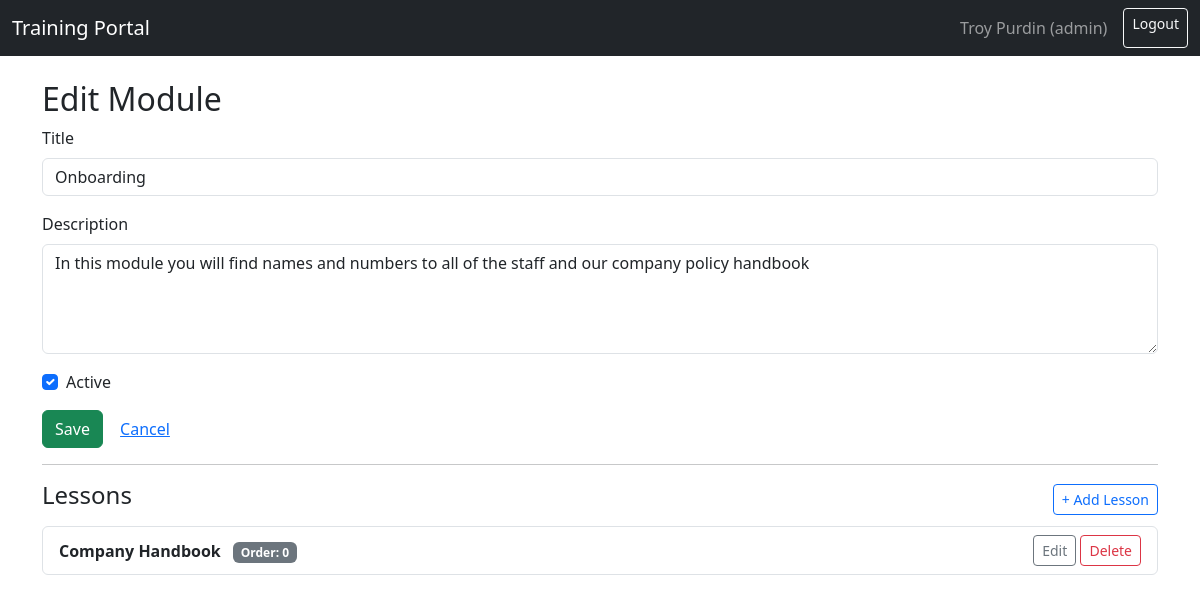
/admin/module/1/edit (signed in), run on the app's committed database.
### app.py (models this page shows, shortened)
class User(db.Model):
    id = db.Column(db.Integer, primary_key=True)
    name = db.Column(db.String(120), nullable=False)
    email = db.Column(db.String(255), unique=True, nullable=False)
    password_hash = db.Column(db.String(255), nullable=False)
    role = db.Column(db.String(20), default="trainee")  # 'admin' or 'trainee'

class TrainingModule(db.Model):
    id = db.Column(db.Integer, primary_key=True)
    title = db.Column(db.String(255), nullable=False)
    description = db.Column(db.Text)
    is_active = db.Column(db.Boolean, default=True)
    lessons = db.relationship(
        "Lesson",
        backref="module",
        lazy=True,
        order_by="Lesson.sort_order"
    )

class Lesson(db.Model):
    id = db.Column(db.Integer, primary_key=True)
    module_id = db.Column(db.Integer, db.ForeignKey("training_module.id"), nullable=False)
    title = db.Column(db.String(255), nullable=False)
    content = db.Column(db.Text)
    sort_order = db.Column(db.Integer, default=0)

### app.py (the view, shortened to what this page needs)
@app.route("/admin/module/<int:module_id>/edit", methods=["GET", "POST"])
@admin_required
def edit_module(module_id):
    module = TrainingModule.query.get_or_404(module_id)
    return render_template("module_form.html", module=module)

### app.py (called while the page is built)
def current_user():
    uid = session.get("user_id")
    if not uid:
        return None
    return User.query.get(uid)

@app.context_processor
def inject_current_user():
    return {"current_user": current_user}

def admin_required(f):
    @wraps(f)
    def decorated(*args, **kwargs):
        user = current_user()
        if not user or user.role != "admin":
            flash("Admin access required.", "danger")
            return redirect(url_for("dashboard"))
        return f(*args, **kwargs)
    return decorated

### templates/module_form.html
{% extends "base.html" %}
{% block content %}
<h2>{{ "Edit Module" if module else "New Module" }}</h2>
<form method="post">
  <div class="mb-3">
    <label class="form-label">Title</label>
    <input name="title" type="text" class="form-control"
           value="{{ module.title if module else '' }}" required>
  </div>
  <div class="mb-3">
    <label class="form-label">Description</label>
    <textarea name="description" class="form-control" rows="4">{{ module.description if module else '' }}</textarea>
  </div>
  {% if module %}
    <div class="form-check mb-3">
      <input class="form-check-input" type="checkbox" name="is_active" id="is_active"
             {% if module.is_active %}checked{% endif %}>
      <label class="form-check-label" for="is_active">
        Active
      </label>
    </div>
  {% endif %}
  <button class="btn btn-success">Save</button>
  <a href="{{ url_for('admin_dashboard') }}" class="btn btn-link">Cancel</a>
</form>
{% if module %}
  <hr>
  <div class="d-flex justify-content-between align-items-center mb-2">
    <h4>Lessons</h4>
    <a class="btn btn-sm btn-outline-primary" href="{{ url_for('new_lesson', module_id=module.id) }}">
      + Add Lesson
    </a>
  </div>
  {% if module.lessons %}
    <ul class="list-group">
      {% for lesson in module.lessons %}
        <li class="list-group-item d-flex justify-content-between align-items-center">
          <div>
            <strong>{{ lesson.title }}</strong>
            <span class="badge bg-secondary ms-2">Order: {{ lesson.sort_order }}</span>
          </div>
          <div>
            <a href="{{ url_for('edit_lesson', lesson_id=lesson.id) }}" class="btn btn-sm btn-outline-secondary">
              Edit
            </a>
            <form method="post" action="{{ url_for('delete_lesson', lesson_id=lesson.id) }}" class="d-inline"
                  onsubmit="return confirm('Delete this lesson?')">
              <button class="btn btn-sm btn-outline-danger">Delete</button>
            </form>
          </div>
        </li>
      {% endfor %}
    </ul>
  {% else %}
    <p>No lessons yet.</p>
  {% endif %}
{% endif %}
{% endblock %}

### templates/base.html (shortened to what this page needs)
<!doctype html>
<html lang="en">
<head>
  <link href="https://cdn.jsdelivr.net/npm/bootstrap@5.3.3/dist/css/bootstrap.min.css" rel="stylesheet">
</head>
<body>
<nav class="navbar navbar-expand-lg navbar-dark bg-dark mb-4">
  <div class="container-fluid">
    <a class="navbar-brand" href="{{ url_for('dashboard') }}">Training Portal</a>
    <div class="d-flex">
      {% if session.get('user_id') %}
        <span class="navbar-text me-3">
          {{ current_user().name }} ({{ current_user().role }})
        </span>
        <a class="btn btn-outline-light btn-sm" href="{{ url_for('logout') }}">Logout</a>
      {% endif %}
    </div>
  </div>
</nav>
<div class="container">
  {% block content %}{% endblock %}
</div>
</body>
</html>

### data on the page
User: name "Troy Purdin", role "admin"
TrainingModule: title "Onboarding", description "In this module you will find names and numbers to all of the staff and our company policy handbook", is_active "☑"
Lesson: title "Company Handbook", sort_order "0"

### other printed values
{{ "Edit Module" if module else "New Module" }} "Edit Module"
